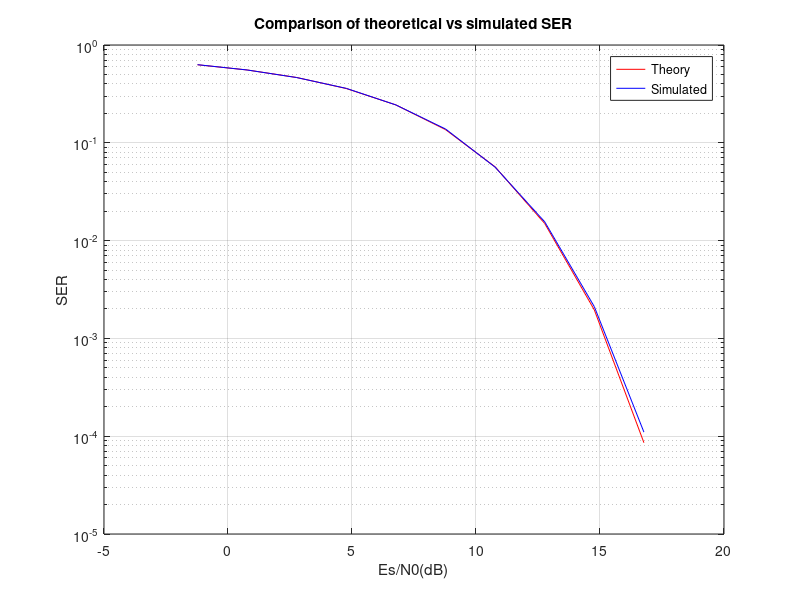
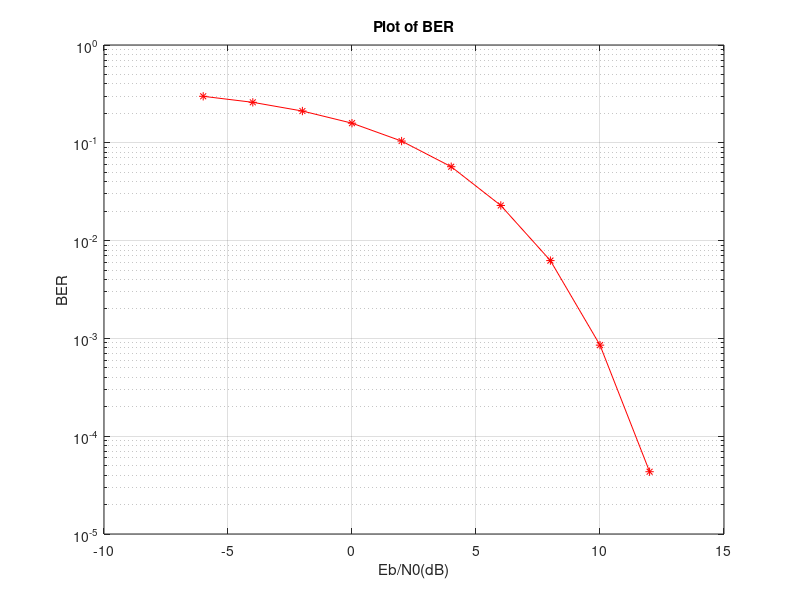

MATLAB code to generate these figures, in order:
clear;
clc;

% Parameters
d = 1; 
constellation = d/2 * [1 + 3i, -1 + 3i, 1 + 1i, -1 + 1i, 1 - 1i, -1 - 1i, 1 - 3i, -1 - 3i];
normalized_constellation = constellation / sqrt(1.5);
Eb_N0_dB = -6:2:12;
Es_N0_dB = Eb_N0_dB + 10*log10(log2(8));
no_symbols_sent = 100000;

% Bit mapping for 8-ary QAM
bit_mapping = [0, 0, 0;
               0, 0, 1;
               0, 1, 0;
               0, 1, 1;
               1, 0, 0;
               1, 0, 1;
               1, 1, 0;
               1, 1, 1];

data = randi([0, 7], no_symbols_sent, 1);
data_bits = bit_mapping(data + 1, :);
signal_without_noise = normalized_constellation(data + 1);

SER_simulated = zeros(1, length(Eb_N0_dB));
SER_theoretical = zeros(1, length(Eb_N0_dB));
BER_simulated = zeros(1, length(Eb_N0_dB));

for idx = 1:length(Eb_N0_dB)
    noiseSigma = sqrt(1 / (2 * log2(8) * 10^(Eb_N0_dB(idx) / 10)));
    noise = noiseSigma * (randn(size(signal_without_noise)) + 1i*randn(size(signal_without_noise)));
    received = signal_without_noise + noise;
    
    % Distance calculation and symbol detection
    [R, C] = meshgrid(received, normalized_constellation);
    distance = abs(R - C).^2;
    [~, received_symbols] = min(distance, [], 1);
    
    SER_simulated(idx) = sum(received_symbols' - 1 ~= data) / no_symbols_sent;
    SER_theoretical(idx) = (5/2)*qfunc(sqrt(10^(Es_N0_dB(idx)/10)/3)) - (3/2)*qfunc(sqrt(10^(Es_N0_dB(idx)/10)/3))^2;
    
    % BER calculation
    received_bits = bit_mapping(received_symbols, :);
    bit_errors = sum(sum(received_bits ~= data_bits));
    BER_simulated(idx) = bit_errors / (no_symbols_sent * log2(8));
end

% Plotting
figure();
semilogy(Es_N0_dB, SER_theoretical, 'r-');
hold on;
semilogy(Es_N0_dB, SER_simulated, 'b-');
legend('Theory', 'Simulated');
xlabel('Es/N0(dB)');
ylabel('SER');
title('Comparison of theoretical vs simulated SER');
grid on;

figure();
semilogy(Eb_N0_dB, BER_simulated, 'r-*');
hold on;
xlabel('Eb/N0(dB)');
ylabel('BER');
title('Plot of BER');
grid on;
